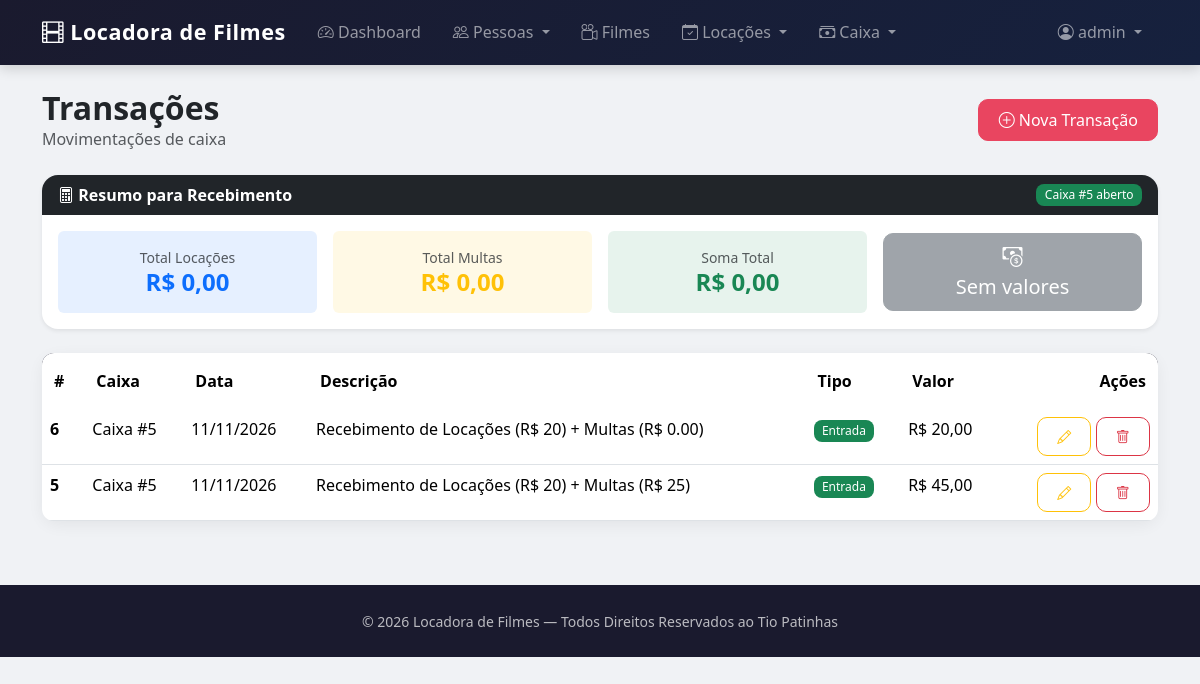
Page /transacoes/ (signed in) on the committed database.
### caixa/models.py (models this page shows, shortened)
class Caixa(models.Model):
    data_abrir = models.DateField(verbose_name='Data de Abertura')
    data_fechar = models.DateField(null=True, blank=True, verbose_name='Data de Fechamento')
    saldo_inicial = models.DecimalField(max_digits=12, decimal_places=2, verbose_name='Saldo Inicial')
    saldo_final = models.DecimalField(max_digits=12, decimal_places=2, null=True, blank=True, verbose_name='Saldo Final')
    class Meta:
        verbose_name = 'Caixa'
        verbose_name_plural = 'Caixas'
        ordering = ['-data_abrir']

class Transacao(models.Model):
    TIPO_CHOICES = [
        ('E', 'Entrada'),
        ('S', 'Saída'),
    ]
    caixa = models.ForeignKey(Caixa, on_delete=models.CASCADE, related_name='transacoes', verbose_name='Caixa')
    valor = models.DecimalField(max_digits=12, decimal_places=2, verbose_name='Valor')
    data = models.DateField(verbose_name='Data')
    descricao = models.CharField(max_length=200, verbose_name='Descrição')
    tipo = models.CharField(max_length=1, choices=TIPO_CHOICES, verbose_name='Tipo')
    class Meta:
        verbose_name = 'Transação'
        verbose_name_plural = 'Transações'
        ordering = ['-data', '-id']

### caixa/views.py (the view)
# urls.py: path('transacoes/', TransacaoListView.as_view(), name='transacoes'),
class TransacaoListView(LoginRequiredMixin, PermissionRequiredMixin, ListView):
    model = Transacao
    template_name = 'transacoes.html'
    context_object_name = 'transacoes'
    paginate_by = 15
    permission_required = 'caixa.view_transacao'
    def get_queryset(self):
        return super().get_queryset().select_related('caixa')
    def get_context_data(self, **kwargs):
        context = super().get_context_data(**kwargs)
        total_locacoes = Locacao.objects.filter(
            status='F',
            registrado_caixa=False
        ).aggregate(total=Sum('valor'))['total'] or Decimal('0.00')
        total_multas = Multa.objects.filter(
            status='P'
        ).aggregate(total=Sum('valor'))['total'] or Decimal('0.00')
        total_geral = total_locacoes + total_multas
        caixa_aberto = Caixa.objects.filter(data_fechar__isnull=True).first()
        context['total_locacoes'] = total_locacoes
        context['total_multas'] = total_multas
        context['total_geral'] = total_geral
        context['caixa_aberto'] = caixa_aberto
        return context

### caixa/templates/transacoes.html (shortened to what this page needs)
{% extends 'principal.html' %}
{% load django_bootstrap5 %}
{% block content %}
<div class="container mt-4">
    <div class="d-flex justify-content-between align-items-center mb-4">
        <div>
            <h2 class="fw-bold mb-0">Transações</h2>
            <p class="text-muted mb-0">Movimentações de caixa</p>
        </div>
        {% if perms.caixa.add_transacao %}
        <a href="{% url 'transacao_nova' %}" class="btn btn-accent">
            <i class="bi bi-plus-circle"></i> Nova Transação
        </a>
        {% endif %}
    </div>
    <div class="card mb-4 border-0 shadow-sm">
        <div class="card-header bg-dark text-white d-flex justify-content-between align-items-center">
            <span><i class="bi bi-calculator"></i> Resumo para Recebimento</span>
            {% if caixa_aberto %}
                <span class="badge bg-success">Caixa #{{ caixa_aberto.id }} aberto</span>
            {% else %}
                <span class="badge bg-danger">Nenhum caixa aberto</span>
            {% endif %}
        </div>
        <div class="card-body">
            <div class="row g-3 align-items-center">
                <div class="col-md-3">
                    <div class="p-3 rounded bg-primary bg-opacity-10 text-center">
                        <small class="text-muted d-block">Total Locações</small>
                        <h4 class="mb-0 fw-bold text-primary">R$ {{ total_locacoes }}</h4>
                    </div>
                </div>
                <div class="col-md-3">
                    <div class="p-3 rounded bg-warning bg-opacity-10 text-center">
                        <small class="text-muted d-block">Total Multas</small>
                        <h4 class="mb-0 fw-bold text-warning">R$ {{ total_multas }}</h4>
                    </div>
                </div>
                <div class="col-md-3">
                    <div class="p-3 rounded bg-success bg-opacity-10 text-center">
                        <small class="text-muted d-block">Soma Total</small>
                        <h4 class="mb-0 fw-bold text-success">R$ {{ total_geral }}</h4>
                    </div>
                </div>
                <div class="col-md-3 text-center">
                    {% if perms.caixa.add_transacao %}
                        {% if caixa_aberto and total_geral > 0 %}
                        <form method="post" action="{% url 'gerar_transacao_locacoes_multas' %}">
                            {% csrf_token %}
                            <button type="submit" class="btn btn-success btn-lg w-100"
                                    onclick="return confirm('Criar transação de entrada com R$ {{ total_geral }}?')">
                                <i class="bi bi-cash-coin"></i><br>
                                Registrar no Caixa
                            </button>
                        </form>
                        {% else %}
                        <button class="btn btn-secondary btn-lg w-100" disabled>
                            <i class="bi bi-cash-coin"></i><br>
                            {% if not caixa_aberto %}
                                Abra um caixa
                            {% else %}
                                Sem valores
                            {% endif %}
                        </button>
                        {% endif %}
                    {% endif %}
                </div>
            </div>
        </div>
    </div>
    <div class="card">
        <div class="card-body p-0">
            <div class="table-responsive">
                <table class="table table-hover mb-0">
                    <thead>
                        <tr>
                            <th>#</th>
                            <th>Caixa</th>
                            <th>Data</th>
                            <th>Descrição</th>
                            <th>Tipo</th>
                            <th>Valor</th>
                            <th class="text-end">Ações</th>
                        </tr>
                    </thead>
                    <tbody>
                        {% for t in transacoes %}
                        <tr>
                            <td class="fw-semibold">{{ t.id }}</td>
                            <td>Caixa #{{ t.caixa.id }}</td>
                            <td>{{ t.data|date:"d/m/Y" }}</td>
                            <td>{{ t.descricao }}</td>
                            <td>
                                {% if t.tipo == 'E' %}
                                    <span class="badge bg-success">Entrada</span>
                                {% else %}
                                    <span class="badge bg-danger">Saída</span>
                                {% endif %}
                            </td>
                            <td>R$ {{ t.valor }}</td>
                            <td class="text-end">
                                {% if perms.caixa.change_transacao %}
                                <a href="{% url 'transacao_editar' t.pk %}" class="btn btn-sm btn-outline-warning">
                                    <i class="bi bi-pencil"></i>
                                </a>
                                {% endif %}
                                {% if perms.caixa.delete_transacao %}
                                <a href="{% url 'transacao_excluir' t.pk %}" class="btn btn-sm btn-outline-danger">
                                    <i class="bi bi-trash"></i>
                                </a>
                                {% endif %}
                            </td>
                        </tr>
                        {% empty %}
                        <tr>
                            <td colspan="7" class="text-center text-muted py-5">Nenhuma transação registrada.</td>
                        </tr>
                        {% endfor %}
                    </tbody>
                </table>
            </div>
        </div>
    </div>
</div>
{% endblock %}

### home/templates/principal.html (shortened to what this page needs)
{% load static %}
{% load django_bootstrap5 %}
<!DOCTYPE html>
<html lang="pt-br">
<head>
    <link href="https://cdn.jsdelivr.net/npm/bootstrap@5.3.3/dist/css/bootstrap.min.css" rel="stylesheet">
    <link href="https://cdn.jsdelivr.net/npm/bootstrap-icons@1.11.3/font/bootstrap-icons.min.css" rel="stylesheet">
</head>
<body>
    <nav class="navbar navbar-expand-lg navbar-dark navbar-custom">
        <div class="container">
            <a class="navbar-brand" href="{% url 'home' %}">
                <i class="bi bi-film"></i> Locadora de Filmes
            </a>
            <div class="collapse navbar-collapse" id="navbarNav">
                <ul class="navbar-nav me-auto">
                    {% if request.user.is_authenticated %}
                    <li class="nav-item">
                        <a class="nav-link" href="{% url 'home' %}">
                            <i class="bi bi-speedometer2"></i> Dashboard
                        </a>
                    </li>
                    {% endif %}
                    {% if perms.pessoas.view_cliente or perms.pessoas.view_funcionario %}
                    <li class="nav-item dropdown">
                        <a class="nav-link dropdown-toggle" href="#" role="button" data-bs-toggle="dropdown">
                            <i class="bi bi-people"></i> Pessoas
                        </a>
                    </li>
                    {% endif %}
                    {% if perms.filmes.view_filme %}
                    <li class="nav-item">
                        <a class="nav-link" href="{% url 'filmes' %}">
                            <i class="bi bi-camera-reels"></i> Filmes
                        </a>
                    </li>
                    {% endif %}
                    {% if perms.locacoes.view_locacao or perms.locacoes.view_multa %}
                    <li class="nav-item dropdown">
                        <a class="nav-link dropdown-toggle" href="#" role="button" data-bs-toggle="dropdown">
                            <i class="bi bi-calendar-check"></i> Locações
                        </a>
                    </li>
                    {% endif %}
                    {% if perms.caixa.view_caixa or perms.caixa.view_transacao or perms.caixa.view_compravendafilme %}
                    <li class="nav-item dropdown">
                        <a class="nav-link dropdown-toggle" href="#" role="button" data-bs-toggle="dropdown">
                            <i class="bi bi-cash-stack"></i> Caixa
                        </a>
                    </li>
                    {% endif %}
                </ul>
                <ul class="navbar-nav ms-auto">
                    {% if request.user.is_authenticated %}
                        <li class="nav-item dropdown">
                            <a class="nav-link dropdown-toggle" href="#" role="button" data-bs-toggle="dropdown">
                                <i class="bi bi-person-circle"></i> {{ request.user.username }}
                            </a>
                        </li>
                    {% else %}
                        <li class="nav-item">
                            <a class="nav-link" href="{% url 'login' %}">
                                <i class="bi bi-box-arrow-in-right"></i> Login
                            </a>
                        </li>
                    {% endif %}
                </ul>
            </div>
        </div>
    </nav>
    <main>
        {% block content %}{% endblock %}
    </main>
    <footer class="text-center">
        <div class="container">
            <small>© {% now "Y" %} Locadora de Filmes — Todos Direitos Reservados ao Tio Patinhas</small>
        </div>
    </footer>
</body>
</html>

### home/templates/principal.html (style rules this page uses)
:root { --primary: #1a1a2e; --secondary: #16213e; --accent: #e94560; --accent-hover: #ff6b81; --light-bg: #f8f9fa; }
body { background-color: #f0f2f5; font-family: 'Segoe UI', system-ui, -apple-system, sans-serif; }
.navbar-custom { background: linear-gradient(135deg, var(--primary), var(--secondary)); box-shadow: 0 4px 12px rgba(0,0,0,0.15); padding: 0.7rem 0; }
.navbar-custom .navbar-brand { font-weight: 700; font-size: 1.35rem; letter-spacing: 0.5px; }
.navbar-custom .nav-link { font-weight: 500; padding: 0.5rem 1rem !important; border-radius: 8px; transition: all 0.2s; }
.card { border: none; border-radius: 16px; box-shadow: 0 4px 16px rgba(0,0,0,0.06); transition: transform 0.2s, box-shadow 0.2s; }
.card-header { border-radius: 16px 16px 0 0 !important; font-weight: 600; border: none; }
.btn { border-radius: 10px; font-weight: 500; padding: 0.5rem 1.2rem; }
.btn-accent { background-color: var(--accent); border-color: var(--accent); color: white; }
.table { border-radius: 12px; overflow: hidden; }
.table thead { background-color: var(--primary); color: white; }
.table thead th { border: none; font-weight: 600; padding: 1rem 0.75rem; }
.table tbody tr { transition: background-color 0.15s; }
.badge { font-weight: 500; padding: 0.4em 0.7em; border-radius: 8px; }
footer { background: var(--primary); color: rgba(255,255,255,0.7); padding: 1.5rem 0; margin-top: 4rem; }

### rows in the picture
Caixa: id "5"
Transacao: id "6", caixa.id "5", data "11/11/2026", descricao "Recebimento de Locações (R$ 20) + Multas (R$ 0.00)", tipo "Entrada", valor "20,00"
Transacao: id "5", caixa.id "5", data "11/11/2026", descricao "Recebimento de Locações (R$ 20) + Multas (R$ 25)", tipo "Entrada", valor "45,00"

### other values in the picture
{{ request.user.username }} "admin"
{{ total_locacoes }} "0,00"
{{ total_multas }} "0,00"
{{ total_geral }} "0,00"
